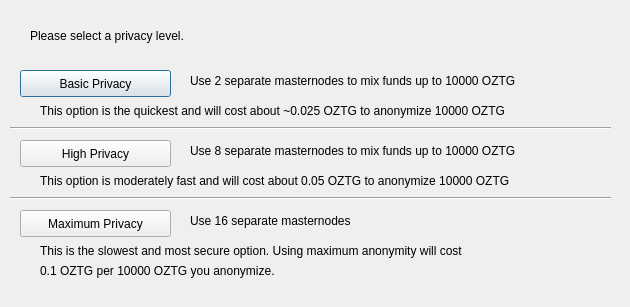
<?xml version="1.0" encoding="UTF-8"?>
<ui version="4.0">
 <class>ObfuscationConfig</class>
 <widget class="QDialog" name="ObfuscationConfig">
  <property name="geometry">
   <rect>
    <x>0</x>
    <y>0</y>
    <width>630</width>
    <height>307</height>
   </rect>
  </property>
  <property name="windowTitle">
   <string>Configure Obfuscation</string>
  </property>
  <widget class="QPushButton" name="buttonBasic">
   <property name="geometry">
    <rect>
     <x>20</x>
     <y>70</y>
     <width>151</width>
     <height>27</height>
    </rect>
   </property>
   <property name="text">
    <string>Basic Privacy</string>
   </property>
  </widget>
  <widget class="QPushButton" name="buttonHigh">
   <property name="geometry">
    <rect>
     <x>20</x>
     <y>140</y>
     <width>151</width>
     <height>27</height>
    </rect>
   </property>
   <property name="text">
    <string>High Privacy</string>
   </property>
  </widget>
  <widget class="QPushButton" name="buttonMax">
   <property name="geometry">
    <rect>
     <x>20</x>
     <y>210</y>
     <width>151</width>
     <height>27</height>
    </rect>
   </property>
   <property name="text">
    <string>Maximum Privacy</string>
   </property>
  </widget>
  <widget class="QLabel" name="label">
   <property name="geometry">
    <rect>
     <x>30</x>
     <y>20</y>
     <width>571</width>
     <height>31</height>
    </rect>
   </property>
   <property name="text">
    <string>Please select a privacy level.</string>
   </property>
  </widget>
  <widget class="QLabel" name="label_2">
   <property name="geometry">
    <rect>
     <x>190</x>
     <y>70</y>
     <width>421</width>
     <height>21</height>
    </rect>
   </property>
   <property name="text">
    <string>Use 2 separate masternodes to mix funds up to 10000 OZTG</string>
   </property>
  </widget>
  <widget class="QLabel" name="label_3">
   <property name="geometry">
    <rect>
     <x>190</x>
     <y>140</y>
     <width>411</width>
     <height>21</height>
    </rect>
   </property>
   <property name="text">
    <string>Use 8 separate masternodes to mix funds up to 10000 OZTG</string>
   </property>
  </widget>
  <widget class="QLabel" name="label_4">
   <property name="geometry">
    <rect>
     <x>190</x>
     <y>210</y>
     <width>421</width>
     <height>21</height>
    </rect>
   </property>
   <property name="text">
    <string>Use 16 separate masternodes</string>
   </property>
  </widget>
  <widget class="QLabel" name="label_6">
   <property name="geometry">
    <rect>
     <x>40</x>
     <y>100</y>
     <width>561</width>
     <height>21</height>
    </rect>
   </property>
   <property name="text">
    <string>This option is the quickest and will cost about ~0.025 OZTG to anonymize 10000 OZTG</string>
   </property>
  </widget>
  <widget class="QLabel" name="label_7">
   <property name="geometry">
    <rect>
     <x>40</x>
     <y>170</y>
     <width>561</width>
     <height>21</height>
    </rect>
   </property>
   <property name="text">
    <string>This option is moderately fast and will cost about 0.05 OZTG to anonymize 10000 OZTG</string>
   </property>
  </widget>
  <widget class="QLabel" name="label_8">
   <property name="geometry">
    <rect>
     <x>40</x>
     <y>240</y>
     <width>561</width>
     <height>21</height>
    </rect>
   </property>
   <property name="text">
    <string>This is the slowest and most secure option. Using maximum anonymity will cost</string>
   </property>
  </widget>
  <widget class="QLabel" name="label_9">
   <property name="geometry">
    <rect>
     <x>40</x>
     <y>260</y>
     <width>561</width>
     <height>21</height>
    </rect>
   </property>
   <property name="text">
    <string>0.1 OZTG per 10000 OZTG you anonymize.</string>
   </property>
  </widget>
  <widget class="Line" name="line">
   <property name="geometry">
    <rect>
     <x>10</x>
     <y>120</y>
     <width>601</width>
     <height>16</height>
    </rect>
   </property>
   <property name="orientation">
    <enum>Qt::Horizontal</enum>
   </property>
  </widget>
  <widget class="Line" name="line_2">
   <property name="geometry">
    <rect>
     <x>10</x>
     <y>190</y>
     <width>601</width>
     <height>16</height>
    </rect>
   </property>
   <property name="orientation">
    <enum>Qt::Horizontal</enum>
   </property>
  </widget>
 </widget>
 <resources/>
 <connections/>
</ui>
